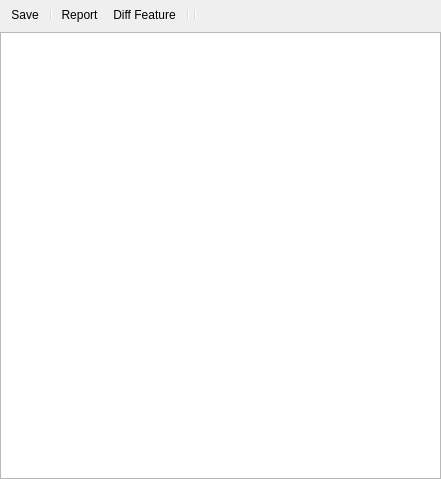
<?xml version="1.0" encoding="UTF-8"?>
<ui version="4.0">
 <class>QgsPendindChangesBase</class>
 <widget class="QWidget" name="QgsPendindChangesBase">
  <property name="geometry">
   <rect>
    <x>0</x>
    <y>0</y>
    <width>441</width>
    <height>479</height>
   </rect>
  </property>
  <property name="windowTitle">
   <string>Form</string>
  </property>
  <layout class="QVBoxLayout" name="verticalLayout">
   <property name="spacing">
    <number>3</number>
   </property>
   <property name="leftMargin">
    <number>0</number>
   </property>
   <property name="topMargin">
    <number>0</number>
   </property>
   <property name="rightMargin">
    <number>0</number>
   </property>
   <property name="bottomMargin">
    <number>0</number>
   </property>
   <item>
    <widget class="QToolBar" name="mActionsToolbar">
     <property name="iconSize">
      <size>
       <width>16</width>
       <height>16</height>
      </size>
     </property>
     <property name="floatable">
      <bool>false</bool>
     </property>
     <addaction name="mActionSave"/>
     <addaction name="separator"/>
     <addaction name="mActionReport"/>
     <addaction name="mActionDiff"/>
     <addaction name="separator"/>
     <addaction name="separator"/>
    </widget>
   </item>
   <item>
    <widget class="QTreeView" name="mPendingTree"/>
   </item>
  </layout>
  <action name="mActionSave">
   <property name="icon">
    <iconset resource="../../images/images.qrc">
     <normaloff>:/images/themes/default/mActionFileSave.svg</normaloff>:/images/themes/default/mActionFileSave.svg</iconset>
   </property>
   <property name="text">
    <string>Save</string>
   </property>
  </action>
  <action name="mActionReport">
   <property name="text">
    <string>Report</string>
   </property>
  </action>
  <action name="mActionDiff">
   <property name="text">
    <string>Diff Feature</string>
   </property>
  </action>
 </widget>
 <resources>
  <include location="../../images/images.qrc"/>
 </resources>
 <connections/>
</ui>
